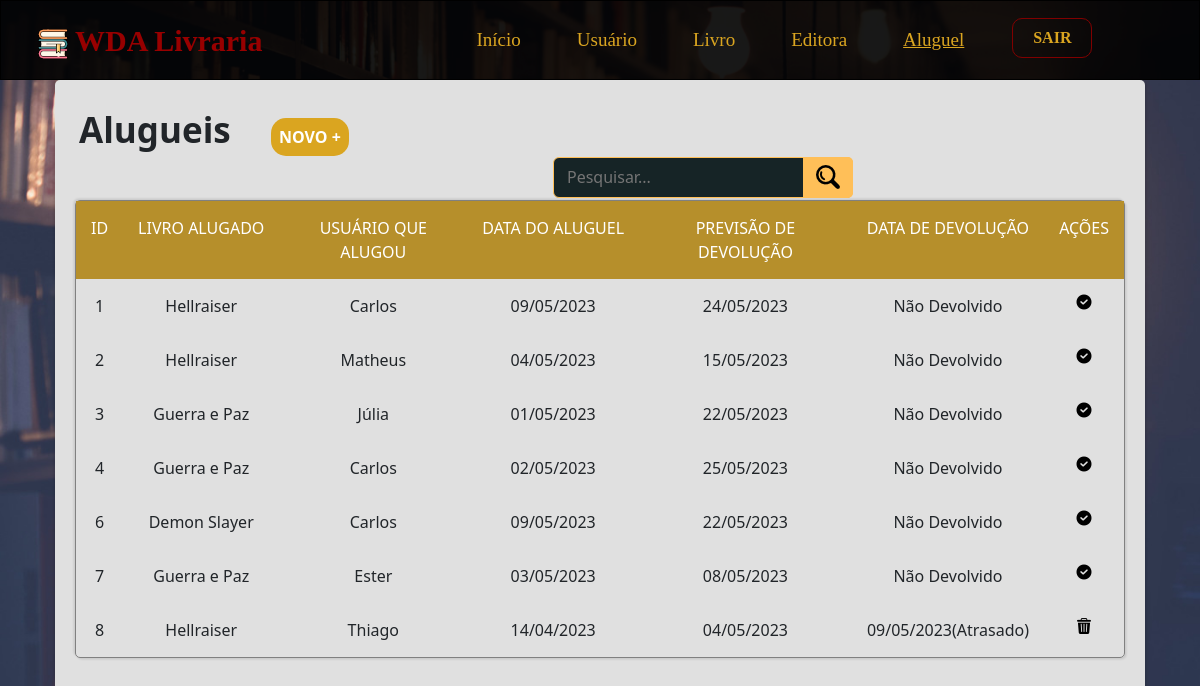
Page /aluguel.php (signed in) on the committed database.
### tables this page shows
CREATE TABLE `alugueis` (
  `CodAluguel` int(11) NOT NULL AUTO_INCREMENT,
  `livro` varchar(45) NOT NULL,
  `usuario` varchar(45) NOT NULL,
  `data_aluguel` varchar(45) NOT NULL,
  `prev_devolucao` varchar(45) NOT NULL,
  `data_devolucao` varchar(45) NOT NULL,
  PRIMARY KEY (`CodAluguel`)
);

### aluguel.php (the view, shortened to what this page needs)
<?php
    include_once('config.php');
    if(!empty($_GET['search'])){
        $data = $_GET['search'];
        $sql = "SELECT * FROM alugueis WHERE CodAluguel LIKE '%$data%' OR livro LIKE '%$data%' or usuario LIKE '%$data%' OR data_aluguel LIKE '%$data%' OR prev_devolucao LIKE '%$data%' OR data_devolucao LIKE '%$data%' ORDER BY CodAluguel ASC";
    }
    else{
        $sql = "SELECT * FROM alugueis ORDER BY CodAluguel ASC";
    }
    $result = $conexao -> query($sql);
?>
<!DOCTYPE html>
<html lang="pt-br">
<head>
    <link rel="stylesheet" href="estilos/style.css?<?php echo rand(1, 1000); ?>">
    <link href="https://cdn.jsdelivr.net/npm/bootstrap@5.3.0-alpha3/dist/css/bootstrap.min.css" rel="stylesheet">
</head>
<body>
    <header>
        <nav class="navbar navbar-expand-lg" id="navbar">
            <div class="container-fluid">
                <a class="navbar-brand" href="inicio.php"><img src="img/books.png" style="height: 30px; width: 30px;" alt=""> WDA Livraria</a>
                <div class="collapse navbar-collapse" id="navbarNavAltMarkup">
                <div class="navbar-nav">
                    <a class="nav-link" aria-current="page" href="inicio.php">Início</a>
                    <a class="nav-link" href="user.php">Usuário</a>
                    <a class="nav-link" href="livro.php">Livro</a>
                    <a class="nav-link" href="editora.php">Editora</a>
                    <a class="nav-link" href="aluguel.php" style="text-decoration: underline;">Aluguel</a>
                    <a href="sair.php"><button class="btn btn-outline-danger" id="botao-sair" type="submit">SAIR</button></a>
                </div>
                </div>
            </div>
        </nav>
    </header>
    <main>
        <div class="grid-header">
            <span class="titulo-pg">Alugueis</span>
            <div class="novo-btn" onclick="abrirModal('vis-modal')">NOVO +</div>
            <form class="searchbox sbx-custom">
            <div role="search" class="sbx-custom__wrapper">
                <input type="search" name="search" placeholder="Pesquisar..." autocomplete="off" class="sbx-custom__input" id="pesquisadora">
                <button type="submit" class="sbx-custom__submit" onclick="searchData()">
                    <img src="img/search.png" alt="">
                </button>
            </div>
            </form>
        </div>
       <div class="grid-aluguel">
            <div class="titulos">ID</div>
            <div class="titulos">LIVRO ALUGADO</div>
            <div class="titulos">USUÁRIO QUE ALUGOU</div>
            <div class="titulos">DATA DO ALUGUEL</div>
            <div class="titulos">PREVISÃO DE DEVOLUÇÃO</div>
            <div class="titulos">DATA DE DEVOLUÇÃO</div>
            <div class="titulos">AÇÕES</div>
            <?php
                while($aluguel_data = mysqli_fetch_assoc($result)){
                    $alug_dat = date("d/m/Y", strtotime($aluguel_data['data_aluguel']));
                    $dev_dat = date("d/m/Y", strtotime($aluguel_data['prev_devolucao']));
                    echo
                    "<div class='itens'>".$aluguel_data['CodAluguel']."</div>"
                    ."<div class='itens'>".$aluguel_data['livro']."</div>"
                    ."<div class='itens'>".$aluguel_data['usuario']."</div>"
                    ."<div class='itens'>".$alug_dat."</div>"
                    ."<div class='itens'>".$dev_dat."</div>";
                    if($aluguel_data['data_devolucao'] == 0){
                        echo "<div class='itens'>Não Devolvido</div>";
                        echo "<div class='itens'>
                        <a href='edit/edit-aluguel.php?id=$aluguel_data[CodAluguel]'><img src='img/check.png' alt='Devolver' title='Devolver'></a>
                        </div>";
                    }
                    else{
                        $hoje = date("Y/m/d");
                        $previsao = $aluguel_data['prev_devolucao'];
                        if(strtotime($previsao) >= strtotime($hoje)){
                            echo "<div class='itens'>".$aluguel_data['data_devolucao']."(No prazo)</div>";
                            echo "<div class='itens'><a href='delete/delet-aluguel.php?id=$aluguel_data[CodAluguel]'><img src='img/bin.png' alt='Bin' title='Deletar'></a></div>";
                        }
                        else{
                            echo "<div class='itens'>".$aluguel_data['data_devolucao']."(Atrasado)</div>";
                            echo "<div class='itens'><a href='delete/delet-aluguel.php?id=$aluguel_data[CodAluguel]'><img src='img/bin.png' alt='Bin' title='Deletar'></a></div>";
                        }
                    }
                }
            ?>
       </div>
    </main>
</body>
</html>

### config.php (shortened to what this page needs)
<link rel="stylesheet" href="estilos/style.css?" <?php rand(1, 1000); ?>>

### estilos/style.css (style rules this page uses)
:root { --cor1: rgb(65, 69, 94); --cor2: maroon; --cor3: rgb(182, 143, 43); }
* { font-size: 16px; margin: 0; padding: 0; box-sizing: border-box; }
body { overflow-x: hidden; background-image: url(../img/background1.jpg); background-position: center center; background-repeat: no-repeat; background-size: cover; background-attachment: fixed; font-family: Verdana, Geneva, Tahoma, sans-serif; }
header { width: 100vw; height: 10vh; border: 1px solid black; font-family: 'Castoro'; font-size: 20px; }
nav.navbar { height: 100%; background-color: rgba(0, 0, 0, 0.905); }
a.nav-link { margin-right: 40px; color: rgb(218, 165, 32); text-decoration: none; display: inline; font-weight: 500; font-size: 19px; }
a.navbar-brand { color: rgb(152, 0, 0); font-weight: bold; text-decoration: none; margin-left: 25px; font-size: 30px; padding: 0; }
.navbar-nav { margin:0 auto; margin-left: 190px; }
#botao-sair { border: 1px solid var(--cor2); border-radius: 10px; height: 40px; color: #DAA520; width: 80px; font-weight: 700; background-color: transparent; display: inline-block; cursor: pointer; text-align: center; padding: 5px; }
main { box-shadow: 1.5px 1.5px 2px rgba(0, 0, 0, 0.102), -1.5px -1.5px 2px rgba(0, 0, 0, 0.100); min-height: 90vh; width: 1090px; margin: 0 auto; padding: 20px; background-color: rgb(224, 224, 224); border-radius: 5px; overflow: hidden; border: none; }
div.grid-header { width: 100%; height: 100px; padding: 4px; overflow: hidden; }
.titulo-pg { font-size: 35px; font-weight: bold; padding: 0; }
.novo-btn { box-shadow: 1px 1px 6px solid rgba(0, 0, 0, 0.301); background-color: goldenrod; border-radius:15px; cursor:pointer; color:white; font-size: 16px; font-weight: bold; padding: 8px; margin-left: 36px; height: 150px; margin-bottom: 15px; width: fit-content; display: inline; }
.sbx-custom { display: inline-block; position: relative; width: 300px; height: 41px; white-space: nowrap; box-sizing: border-box; font-size: 16px; margin-left: 474px; }
.sbx-custom__wrapper { width: 100%; height: 100%; display: flex; }
.sbx-custom__input { display: inline-block; border: 1px solid #FFBF58; color: white; border-radius: 6px; background: rgb(22, 36, 38); padding-right: 79px; padding-left: 13px; width: 100%; height: 100%; vertical-align: middle; white-space: normal; font-size: inherit; }
.sbx-custom__submit { position: absolute; top: 0; right: 0; left: inherit; margin: 0; border: 0; border-radius: 0 5px 5px 0; background-color: #ffbf58; padding: 0; width: 50px; height: 100%; vertical-align: middle; text-align: center; font-size: inherit; }
.sbx-custom__submit::before { display: inline-block; margin-right: -4px; height: 100%; vertical-align: middle; content: ''; }
.titulos { background-color: var(--cor3); font-size: 16px; text-align: center; padding: 15px; color: white; }
.itens img { cursor: pointer; }
.grid-aluguel { display: grid; grid-template-columns: auto auto auto auto auto auto auto; border: 1px solid gray; border-radius: 5px; box-shadow: 1.5px 1.5px 2px rgba(0, 0, 0, 0.102), -1.5px -1.5px 2px rgba(0, 0, 0, 0.100); }
.grid-aluguel .itens { font-size: 16px; text-align: center; padding: 15px; }

### rows in the picture
alugueis: CodAluguel "1", livro "Hellraiser", usuario "Carlos", data_aluguel "09/05/2023", prev_devolucao "24/05/2023"
alugueis: CodAluguel "2", livro "Hellraiser", usuario "Matheus", data_aluguel "04/05/2023", prev_devolucao "15/05/2023"
alugueis: CodAluguel "3", livro "Guerra e Paz", usuario "Júlia", data_aluguel "01/05/2023", prev_devolucao "22/05/2023"
alugueis: CodAluguel "4", livro "Guerra e Paz", usuario "Carlos", data_aluguel "02/05/2023", prev_devolucao "25/05/2023"
alugueis: CodAluguel "6", livro "Demon Slayer", usuario "Carlos", data_aluguel "09/05/2023", prev_devolucao "22/05/2023"
alugueis: CodAluguel "7", livro "Guerra e Paz", usuario "Ester", data_aluguel "03/05/2023", prev_devolucao "08/05/2023"
alugueis: CodAluguel "8", livro "Hellraiser", usuario "Thiago", data_aluguel "14/04/2023", prev_devolucao "04/05/2023", data_devolucao "09/05/2023"
